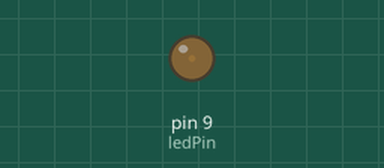
Simulated run of this sketch. Board: Arduino Uno, built with avr-gcc and run on an emulated ATmega328P. Parts: output pins drawn as LEDs (lit = HIGH).

Above: at 0.05 s.
At 0.95 s:
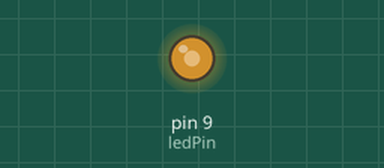
At 1.4 s:
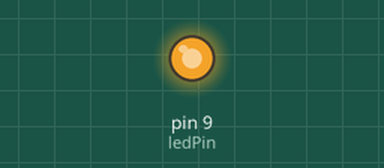
At 2.75 s:
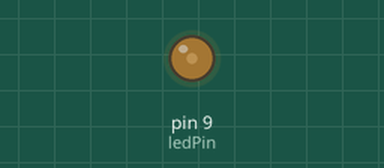
Timing chart, 0 to 7.2 s (numbered marks = the images above):
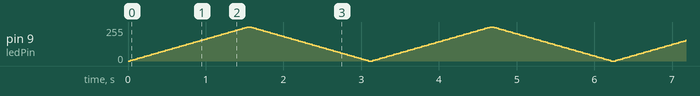

The sketch:

RGB5050-fade.ino
```cpp
int ledPin = 9;    // LED connected to digital pin 9

void setup() {
  // nothing happens in setup
}

void loop() {
  // fade in from min to max in increments of 5 points:
  for (int fadeValue = 0 ; fadeValue <= 255; fadeValue += 5) {
    // sets the value (range from 0 to 255):
    analogWrite(ledPin, fadeValue);
    // wait for 30 milliseconds to see the dimming effect
    delay(30);
  }

  // fade out from max to min in increments of 5 points:
  for (int fadeValue = 255 ; fadeValue >= 0; fadeValue -= 5) {
    // sets the value (range from 0 to 255):
    analogWrite(ledPin, fadeValue);
    // wait for 30 milliseconds to see the dimming effect
    delay(30);
  }
}
```
